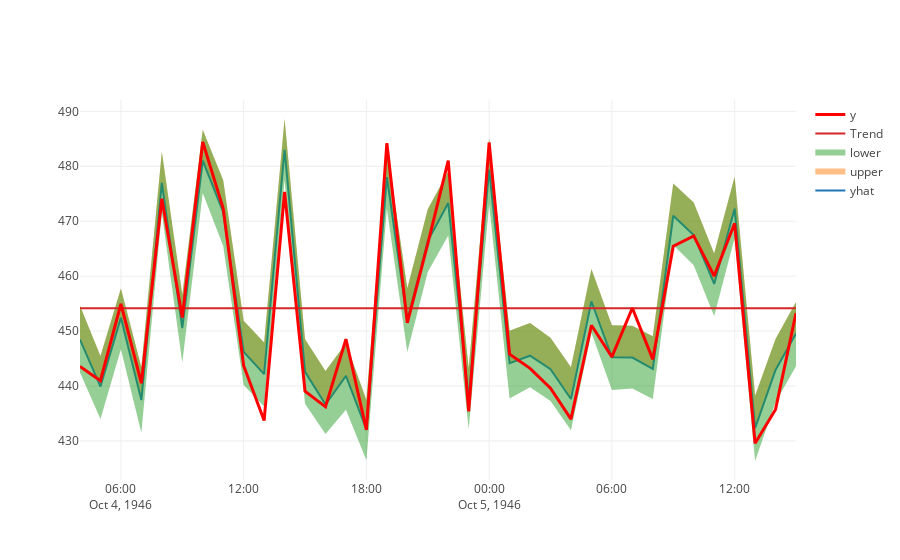

Write notebook code for a chart like this one.
### Code cell
# Plotly plots the data very clear to see, FBProphet predicts good performance
# with fast training mode and very fast for test mode.
py.iplot([
    go.Scatter(x=forecast['ds'], y=forecast['yhat'], name='yhat'),
    go.Scatter(x=forecast['ds'], y=forecast['yhat_upper'], fill='tonexty', mode='none', name='upper'),
    go.Scatter(x=forecast['ds'], y=forecast['yhat_lower'], fill='tonexty', mode='none', name='lower'),
    go.Scatter(x=forecast['ds'], y=forecast['trend'], name='Trend'),
    go.Scatter(x=future_y['ds'], y=future_y['y'], name='y',line=dict(color=('rgb(255,0,0)'),width=3))
])
